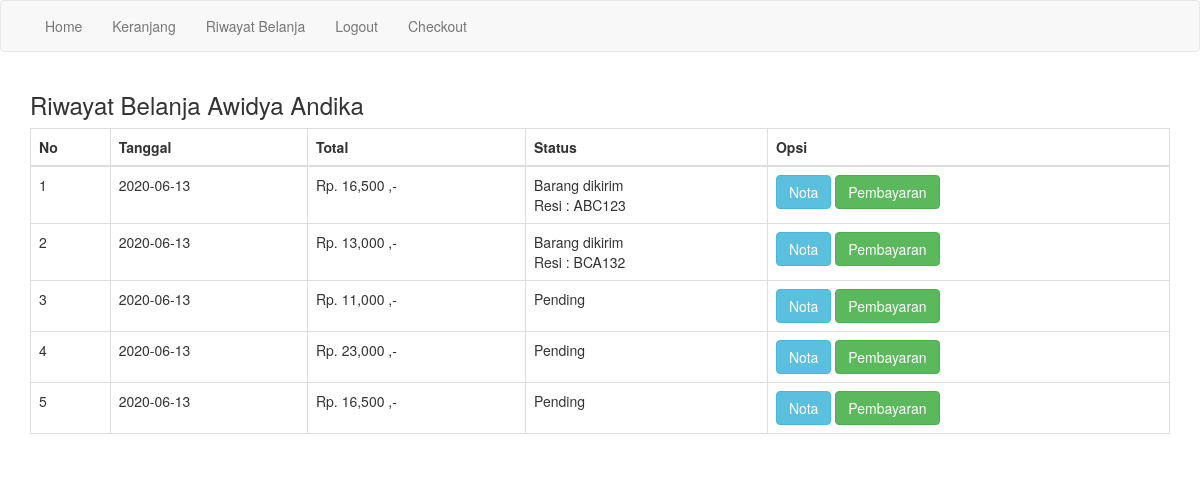
Page /riwayat.php (signed in) on the committed database.
### tables this page shows
CREATE TABLE `pembelian` (
  `id_pembelian` int(11) NOT NULL,
  `id_pelanggan` int(11) NOT NULL,
  `id_ongkir` int(11) NOT NULL,
  `tanggal_pembelian` date NOT NULL,
  `total_pembelian` int(11) NOT NULL,
  `nama_kota` varchar(100) NOT NULL,
  `tarif` int(11) NOT NULL,
  `alamat_pengiriman` text NOT NULL,
  `resi_pengiriman` varchar(50) NOT NULL,
  `status_pembelian` varchar(100) NOT NULL DEFAULT 'Pending'
);

### riwayat.php (the view, shortened to what this page needs)
<?php
    include 'koneksi.php';
?>
<!DOCTYPE html>
<html>
<head>
	<link rel="stylesheet" type="text/css" href="admin/assets/css/bootstrap.css">
</head>
<body>
	<?php include 'menu.php'; ?>
	<section class="riwayat">
		<div class="container">
			<h3>Riwayat Belanja <?php echo $_SESSION['pelanggan']['nama_pelanggan']; ?></h3>
			<table class="table table-bordered">
				<thead>
					<tr>
						<th>No</th>
						<th>Tanggal</th>
						<th>Total</th>
						<th>Status</th>
						<th>Opsi</th>
					</tr>
				</thead>
				<tbody>
					<?php
						$nomor = 1;
						$id_pelanggan = $_SESSION['pelanggan']['id_pelanggan'];
						$query = $koneksi->query("SELECT * FROM pembelian WHERE id_pelanggan = '$id_pelanggan'");
						while($data = $query->fetch_assoc()){
					?>
					<tr>
						<td><?php echo $nomor; ?></td>
						<td><?php echo $data['tanggal_pembelian']; ?></td>
						<td>Rp. <?php echo number_format($data['total_pembelian']); ?> ,-</td>
						<td>
							<?php echo $data['status_pembelian']; ?>
							<br>
							<?php if(!empty($data['resi_pengiriman'])) : ?>
							Resi : <?php echo $data['resi_pengiriman']; ?>
							<?php endif ?>
						</td>
						<td>
							<a href="nota.php?id=<?php echo $data['id_pembelian']; ?>" class="btn btn-info">Nota</a>
							<a href="pembayaran.php?id=<?php echo $data['id_pembelian']; ?>" class="btn btn-success">Pembayaran</a>
						</td>
					</tr>
					<?php
						$nomor++;
						}
					?>
				</tbody>
			</table>
		</div>
	</section>
</body>
</html>

### rows in the picture
pembelian: tanggal_pembelian "2020-06-13", total_pembelian "16,500", status_pembelian "Barang dikirim", resi_pengiriman "ABC123"
pembelian: tanggal_pembelian "2020-06-13", total_pembelian "13,000", status_pembelian "Barang dikirim", resi_pengiriman "BCA132"
pembelian: tanggal_pembelian "2020-06-13", total_pembelian "11,000", status_pembelian "Pending"
pembelian: tanggal_pembelian "2020-06-13", total_pembelian "23,000", status_pembelian "Pending"
pembelian: tanggal_pembelian "2020-06-13", total_pembelian "16,500", status_pembelian "Pending"

### other values in the picture
$_SESSION['pelanggan']['nama_pelanggan'] "Awidya Andika"
